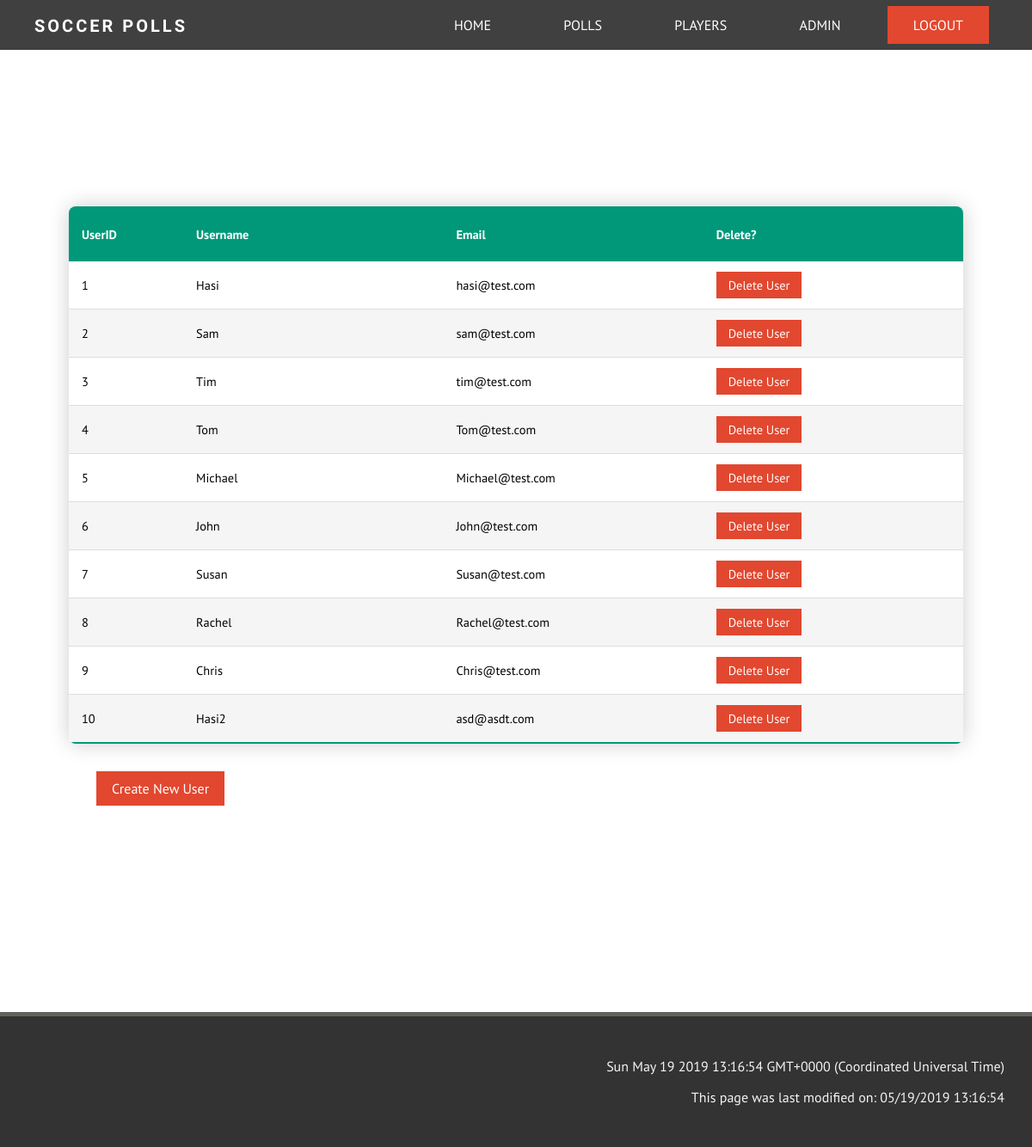
The app's page /admin (signed in) with its own data.
### app/models.py (models this page shows, shortened)
class User(UserMixin, db.Model):
    id = db.Column(db.Integer, primary_key=True)
    username = db.Column(db.String(64), index=True, unique=True)
    email = db.Column(db.String(120), index=True, unique=True)
    password_hash = db.Column(db.String(128))
    admin = db.Column(db.Boolean, index=False, default=False)
    createdpolls = db.relationship('Polls', backref='creator', lazy='dynamic')
    voter = db.relationship('PollVote', backref='voter', lazy='dynamic')

### app/routes.py (the view)
@app.route('/admin')
@login_required
def admin():
    if current_user.is_anonymous:
        return redirect(url_for('unauthorised'))
    if not current_user.admin:
        return redirect(url_for('unauthorised'))
    users = User.query.all()
    return render_template('admin.html', title='Admin Page', users=users)

### app/models.py (called while the page is built)
@login.user_loader
def load_user(id):
    return User.query.get(int(id))

### app/templates/admin.html (shortened to what this page needs)
<!DOCTYPE html>
<html lang="en">
<head>
</head>
{% extends "base2.html" %}
{% block content %}
<div class="table-container">
    <table class="table-content">
        <thead>
            <tr>
                <th>UserID</th>
                <th>Username</th>
                <th>Email</th>
                <th>Delete?</th>
            </tr>
        </thead>
        <tbody>{% for user in users %}
            <tr id=user.id>
                <td>{{ user.id }} </td>
                <td class="fix-size">{{ user.username }}</td>
                <td class="fix-size">{{ user.email }}</td>
                <td class="fix-size"><a href="{{ url_for('deluser', userid=user.id) }}" class="tablebtn">Delete User</a></td>
            </tr>
            {% endfor %}
        </tbody>
    </table>
    <a href="{{ url_for('usercreate')}}" class="otherbtn">Create New User </a>
</div>
{% endblock %}

### app/static/style/style.css (style rules this page uses)
*, *::before, *::after { box-sizing: border-box; }
body { margin: 0; padding: 0; font-family: 'PT Sans', sans-serif; font-weight: 400; background-color: #fff; }
.table-container { margin: 15rem 5rem; }
.fix-size { min-width: 161px; }
.table-content { border-collapse: collapse; font-size: 0.9em; border-radius: 0.5rem; overflow: hidden; box-shadow: 0 0 25px rgba(0, 0, 0, 0.2); width: 100%; }
.table-content thead tr { background-color: #009879; text-align: left; color: white; font-weight: bold; height: 4rem; }
.table-content tbody tr { height: 3rem; }
.table-content th, .table-content td { padding: 12px 15px; }
.table-content tbody tr { border-bottom: 1px solid #dddddd; background-color: white; }
.table-content tbody tr:nth-of-type(even) { background-color: #f5f5f5; }
.table-content tbody tr:last-of-type { border-bottom: 2px solid #009879; }
.tablebtn { width: auto; padding: 6px 14px; background-color: #E2472F; color: white; display: inline-block; text-decoration: none; }
.otherbtn { margin: 2rem; width: auto; padding: 10px 18px; background-color: #E2472F; color: white; display: inline-block; text-decoration: none; margin-bottom: auto; }

### records on screen
User: id "1", username "Hasi", email "hasi@test.com"
User: id "2", username "Sam", email "sam@test.com"
User: id "3", username "Tim", email "tim@test.com"
User: id "4", username "Tom", email "Tom@test.com"
User: id "5", username "Michael", email "Michael@test.com"
User: id "6", username "John", email "John@test.com"
User: id "7", username "Susan", email "Susan@test.com"
User: id "8", username "Rachel", email "Rachel@test.com"
User: id "9", username "Chris", email "Chris@test.com"
User: id "10", username "Hasi2", email "asd@asdt.com"
